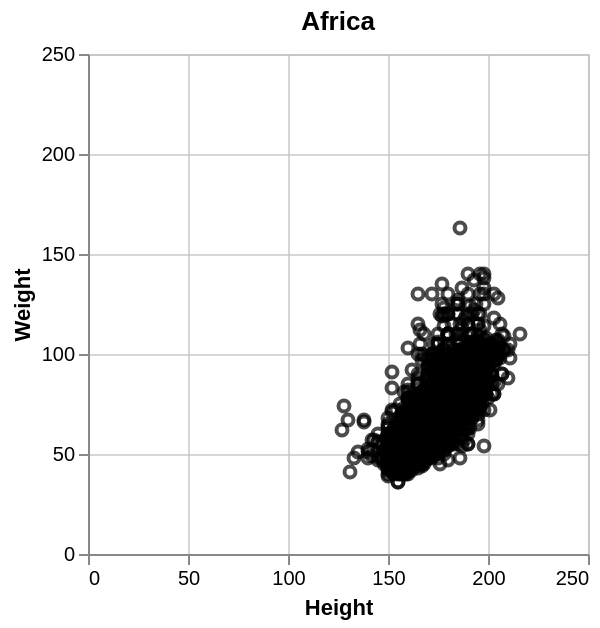

Describe this chart as a Vega-Lite specification.
### Vega-Lite specification from a JSON file in a GitHub repository (floating-point values rounded to 4 significant figures; data arrays with more than 128 entries replaced by an {"elided": "..."} marker saying what was removed)
{"$schema": "https://vega.github.io/schema/vega-lite/v5.json", "width": 250, "height": 250, "title": "Africa", "background": "rgba(255, 255, 255, 0)", "data": {"values": {"elided": "5925 records"}}, "mark": "point", "encoding": {"x": {"field": "Height", "type": "quantitative", "scale": {"domain": [0, 250]}}, "y": {"field": "Weight", "type": "quantitative", "scale": {"domain": [0, 250]}}, "color": {"value": "#000000"}, "tooltip": [{"field": "Height", "type": "quantitative"}, {"field": "Weight", "type": "quantitative"}]}, "config": {"axis": {"gridColor": "#bbbbbb99"}}}
